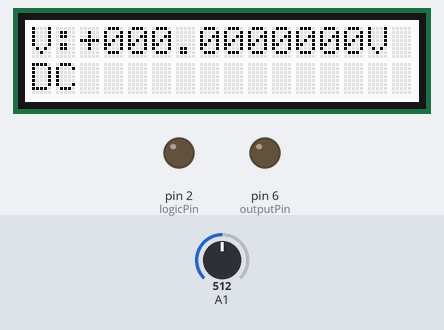
The sketch below on a simulated Arduino Uno, built with avr-gcc and run on an emulated ATmega328P. Shown: 16×2 character LCD, output pins drawn as LEDs (lit = HIGH). The test bench sets the inputs (shaded band); at power-on: A1 = 512.

Above: at 2.2 s.
2.3 s: A1 set to 505
At 3.4 s:
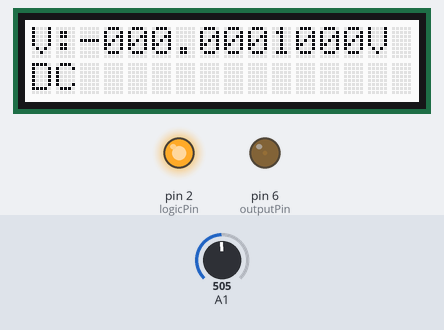
4.5 s: A1 set to 511
At 6.2 s:
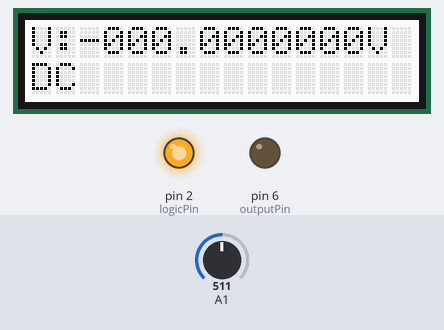
6.5 s: A1 set to 306
At 7.9 s:
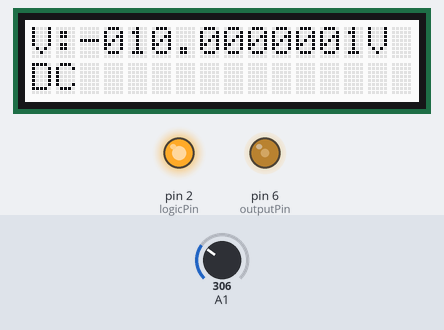
8.6 s: A1 set to 716
At 9.9 s:
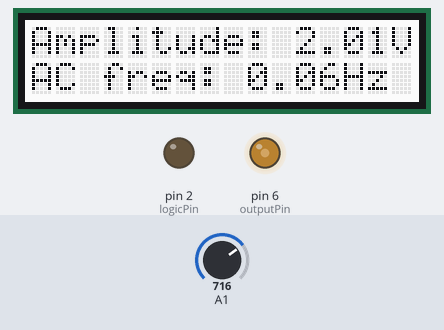
10.6 s: A1 set to 122
At 11.5 s:
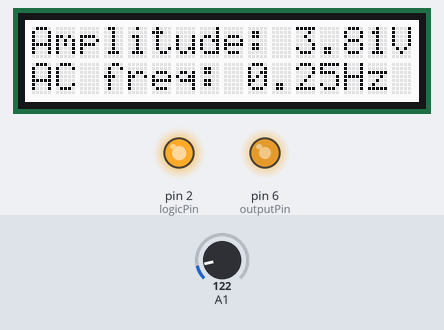
12.6 s: A1 set to 1023
At 14.3 s:
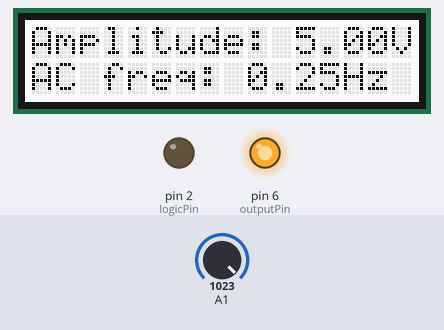
Timing chart, 0 to 15.8 s (numbered marks = the images above; inputs shaded):
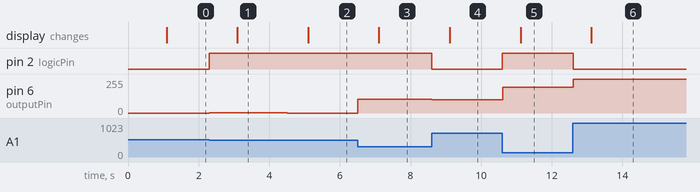

The sketch:

Arduino_ADC_DAC.ino
```cpp
#include <Wire.h>
#include <Adafruit_MCP23017.h>
#include <Adafruit_RGBLCDShield.h>
// avr-libc library includes (for interrupts)
#include <avr/io.h>
#include <avr/interrupt.h>

struct ACdata {
  float frequency; //equal to 1/(2*period between zero-crossings)
  float amplitude;
};

//// Declare all variables here as global to avoid re-declaring the same variables in the loop() and running out of memory
//Timekeeping variables
volatile long currentTime = 0; //tracks how long it's been since the program began running; volatile to allow interrupts to modify it
long lastDisplayTime = 0; //the last time the LCD screen with updated
long lastACUpdate = 0; //the last time AC characteristics were reset

//Input voltage variables
float readVal; //voltage reading from pin A0, from circuit
float trueVal; //readjusted true value
float V_in; //"final" input value; readjusted + smoothed

//Sliding Window Averager variables
float slidingWindow[5] = {0,0,0,0,0}; //queue for the five most recent readings
int nextElement = 0; //rotating index of the array to place the next read val
float avg = 0; //sum of all elements in the queue
int avgDenom = 0; //denominator to calculate average

//AC variables
boolean wasPositive = true; //was previous value positive; compare to look for a zero-crossing
boolean prevZCross = false;
boolean ZCrossInWindow = false;
float hystThresh = 0.1; //Hysteresis threshold; must cross before another zero-crossing can be detected
float lastZCrossTime = 0; //to track times between zero-crossings
float maxVoltage = 0; //Maximum voltage (ie amplitude) detected in an AC signal
struct ACdata currentHalfWave = {0, 0}; //characteristics of the half-wave detected between zero-crossings

//LCD Display Variables
Adafruit_RGBLCDShield lcd = Adafruit_RGBLCDShield();
boolean isAC = false;

//Define Pines
int outputPin = 6;
int logicPin = 2;

void setup(){
  Serial.begin(9600); // For printing to console

  // LCD initialization
  lcd.begin(16, 2);
  lcd.setBacklight(0x7);

  // Start up message
  lcd.setCursor(0, 0);
  lcd.print("Hey-");
  lcd.setCursor(0, 1);
  lcd.print("O");
  delay(1000);
  lcd.setCursor(0, 0);
  lcd.clear();

  //Set pin 6 (PWM) to output
  pinMode(outputPin, OUTPUT);

  //Set pin 2 to logic for MUX to control sign of output
  pinMode(logicPin, OUTPUT);

  // initialize Timer1 for interrupts
  cli();          // disable global interrupts
  TCCR1A = 0;     // set entire TCCR1A register to 0
  TCCR1B = 0;     // same for TCCR1B

  // set compare match register to 10 ms timer count:
  OCR1A = 156;
  // turn on CTC mode:
  TCCR1B |= (1 << WGM12);
  // Set CS10 and CS12 bits for 1024 prescaler:
  TCCR1B |= (1 << CS10);
  TCCR1B |= (1 << CS12);
  // enable timer compare interrupt:
  TIMSK1 |= (1 << OCIE1A);
  sei();          // enable global interrupts
}

//Interrupt code, runs every 10 ms
ISR(TIMER1_COMPA_vect)
{
  currentTime = millis();

  V_in = read_signal();

  //Check for zero-crossing (ie, is this AC?)
  if(zeroCrossing(trueVal)) {
    if(prevZCross) {
      currentHalfWave = characterizeAC();
      isAC = true;
      ZCrossInWindow = true;
    }
    prevZCross = true;
  }

  //Output via PWM pin
  output(abs(trueVal));
}


void loop(){
  currentTime = millis();

  //update display every second
  if(currentTime > lastDisplayTime + 1000) {
    lastDisplayTime = currentTime;
    displayToLCD();
  }

  //reset AC assumption every 5 seconds if no longer AC
  if(currentTime > lastACUpdate + 5000) {
    lastACUpdate = currentTime;
    if(!ZCrossInWindow) {
      isAC = false;
      prevZCross = false;
    }
    ZCrossInWindow = false;
  }
}


//Reads the input, corrects it back to the original voltage, then applies a sliding window averager
//Returns averaged (smoothed) voltage value
float read_signal(){
  readVal = analogRead(1)* (5.0 / 1023.0); //analogRead maps 0-5 V to 0-1023
  //Undo the shift and gain circuit
  trueVal = readVal*2 - 5;

  slidingWindow[nextElement] = trueVal;
  avg = 0;
  for(int i=0; i<5; i++){
    avg = avg + slidingWindow[i];
  }

  //rotate through the five elements of the queue
  if(nextElement<4){
    nextElement++;
  }
  else{
    nextElement = 0;
  }

  //adjust denominator of average to the number of elements in queue
  if(avgDenom<5){
    avgDenom++;
  }

  return avg/avgDenom;
}

//Output digital to analog using PWM
void output(float outputVoltage){
  if (trueVal < 0) { //if voltage is less than 0, then MUX will see HIGH
    digitalWrite(logicPin, HIGH);
  }
  else { // if voltage is greater than 0, then MUX will see LOW
    digitalWrite(logicPin, LOW);
  }

  if (outputVoltage > 5){
    outputVoltage = 5;
  }
  else if (outputVoltage < 0){
    outputVoltage = 0;
  }
  else{
    outputVoltage = (outputVoltage/5)*255; //Arduino output range from 0-255 for 0%-100% duty cycle
    analogWrite(outputPin, outputVoltage);
  }
}

//Display Information on LCD
void displayToLCD() {
  lcd.clear();
  lcd.setCursor(0, 0);

  if(!isAC){ //DC case
    lcd.print("V:");
    lcd.print(convertToBinary(V_in));
    lcd.print("V");
    lcd.setCursor(0, 1);
    lcd.print("DC");
  }
  else{ //AC case
    lcd.print("Amplitude: ");
    lcd.print(currentHalfWave.amplitude);
    lcd.print("V");
    lcd.setCursor(0, 1);
    lcd.print("AC freq: ");
    lcd.print(currentHalfWave.frequency);
    lcd.print("Hz");
  }
}

String convertToBinary(float decimal){
  String binary= "";

  //Add sign of voltage
  if(decimal<0){
    binary = binary + "-";
  }
  else{
    binary = binary + "+";
  }

  decimal = abs(decimal);

  int ones = floor(decimal);
  int hold = ones;

  if(ones - 4 >= 0){
    binary = binary + "1";
    ones = ones - 4;
  }
  else{
    binary = binary + "0";
  }

  if(ones - 2 >= 0){
    binary = binary + "1";
    ones = ones - 2;
  }
  else{
    binary = binary + "0";
  }

  if(ones - 1 >= 0){
    binary = binary + "1.";
    ones = ones -1;
  }
  else{
    binary = binary + "0.";
  }

  //Add decimal places
  float fraction = decimal - hold;

  //Alternative Algorithm
  if(fraction - .5 >=0){
    binary = binary + "1";
    fraction = fraction -.5;
  }
  else{
    binary = binary +"0";
  }

  if(fraction - .25 >=0){
    binary = binary + "1";
    fraction = fraction -.25;
  }
  else{
    binary = binary + "0";
  }

  if(fraction - .125 >=0){
    binary = binary + "1";
    fraction = fraction -.125;
  }
  else{
    binary = binary + "0";
  }

  if(fraction - .0625 >=0){
    binary = binary + "1";
    fraction = fraction -.0625;
  }
  else{
    binary = binary + "0";
  }

  if(fraction - .03125 >=0){
    binary = binary + "1";
    fraction = fraction -.03125;
  }
  else{
    binary = binary + "0";
  }

  if(fraction - .015625 >=0){
    binary = binary + "1";
    fraction = fraction - .015625;
  }
  else{
    binary = binary + "0";
  }

  if(fraction - .0078125 >=0){
    binary = binary + "1";
    fraction = fraction - .0078125;
  }
  else{
    binary = binary +"0";
  }

  return binary;
}


boolean zeroCrossing(float voltage) {
  if(abs(voltage) > maxVoltage){
    maxVoltage = abs(voltage);
  }

  //Check for zero-crossing in the proper direction
  if(wasPositive){
    if(voltage<-hystThresh) {
      wasPositive = false;
      return true;
    }
  }
  else {
    if(voltage>hystThresh) {
      wasPositive = true;
      return true;
    }
  }
  return false;
}

struct ACdata characterizeAC(){
  //build halfwave object
  ACdata halfWave;
  halfWave.frequency = 1 / (2 * (currentTime - lastZCrossTime)/1000.0);
  halfWave.amplitude = maxVoltage;

  //reset variables
  lastZCrossTime = currentTime;
  maxVoltage = 0;

  return halfWave;
}
```

Measured:
- the behaviour switches between 512 and 511 on A1 (found by bisection; images 0 and 1)
- after the input at 2.3 s, pin 2 (logicPin): LOW → HIGH at once; pin 6 (outputPin): 0/255 → 3/255 at once; the display: changes after 0.80 s (image 1)
- after the input at 4.5 s, pin 6 (outputPin): 3/255 → 0/255 at once; the display: changes after 0.60 s (image 2)
- after the input at 6.5 s, pin 6 (outputPin): 0/255 → 102/255 at once; the display: changes after 0.60 s (image 3)
- after the input at 8.6 s, pin 2 (logicPin): HIGH → LOW at once; pin 6 (outputPin): 102/255 → 101/255 at once; the display: changes after 0.52 s (image 4)
- after the input at 10.6 s, pin 2 (logicPin): LOW → HIGH at once; pin 6 (outputPin): 101/255 → 194/255 at once; the display: changes after 0.52 s (image 5)
- after the input at 12.6 s, pin 2 (logicPin): HIGH → LOW at once; pin 6 (outputPin): 194/255 → 255/255 at once; the display: changes after 0.52 s (image 6)
